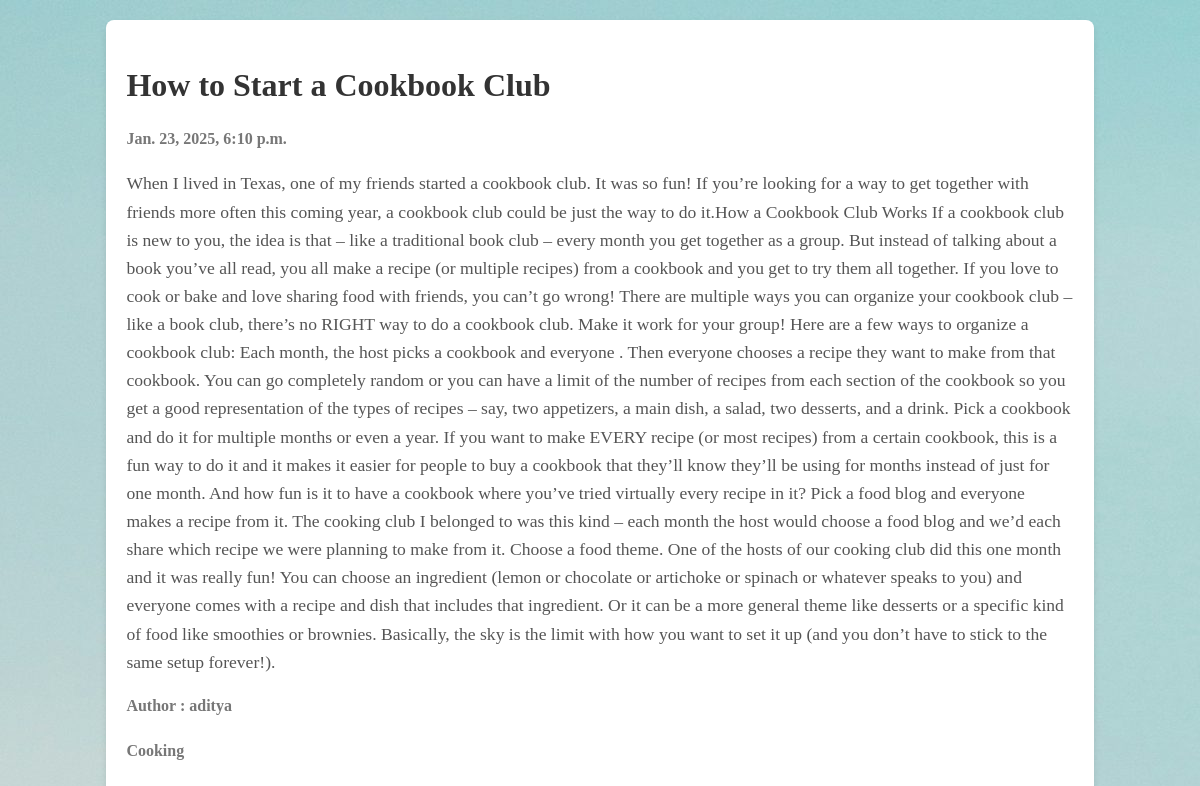
The page /blog/1 on the database its author committed.
### myapp/models.py (models this page shows, shortened)
class Post(models.Model):
    title = models.CharField(max_length=100)
    description = models.CharField(max_length=1000000)
    Dates = models.DateTimeField(default=timezone.now, blank=True)
    category = models.CharField(max_length=100)
    image = models.ImageField(upload_to='blogImages/', null=True, blank=True)
    author = models.ForeignKey(User,on_delete=models.CASCADE)

### myapp/views.py (the view)
# urls.py: path('blog/<int:id>',views.blog,name = 'blog'),
def blog(request,id):
    post = get_object_or_404(Post, id=id)
    return render(request,'blog.html',{'post':post})

### templates/blog.html (shortened to what this page needs)
<!DOCTYPE html>
<html lang="en">
<head>
    {%load static%}
    <link rel = "stylesheet" href = "{%static 'blog.css' %}">
</head>
<body style="background-image: url('{% if post.image %}{{ post.image.url }}{% else %}{% static 'default.jpg' %}{% endif %}')">
    <div class="post-detail">
        <h2>{{ post.title }}</h2>
        <h4>{{ post.Dates }}</h4>
        <p>{{ post.description }}</p>
        <h4>Author : {{post.author.username}}</h4>
        <h5>{{ post.category }}</h5>
    </div>
</body>
</html>

### static/blog.css (style rules this page uses)
.post-detail { padding: 20px; background-color: #fff; border-radius: 8px; box-shadow: 0px 4px 6px rgba(0, 0, 0, 0.1); width: 80%; margin: 20px auto; }
.post-detail h2 { font-size: 2rem; color: #333; }
.post-detail h4, .post-detail h5 { font-size: 1rem; color: #777; }
.post-detail p { font-size: 1.1rem; line-height: 1.6; color: #555; }

### rows shown on the page
Post: title "How to Start a Cookbook Club", Dates "Jan. 23, 2025, 6:10 p.m.", description "When I lived in Texas, one of my friends started a cookbook club. It was so fun! If you’re looking for a way to get together with friends more often this coming year, a cookbook club could be just the way to do it.How a Cookbook Club Works If a cookbook club is new to you, the idea is that – like a traditional book club – every month you get together as a group. But instead of talking about a book you’ve all read, you all make a recipe (or multiple recipes) from a cookbook and you get to try them all together. If you love to cook or bake and love sharing food with friends, you can’t go wrong! There are multiple ways you can organize your cookbook club – like a book club, there’s no RIGHT…", author.username "aditya", category "Cooking"
